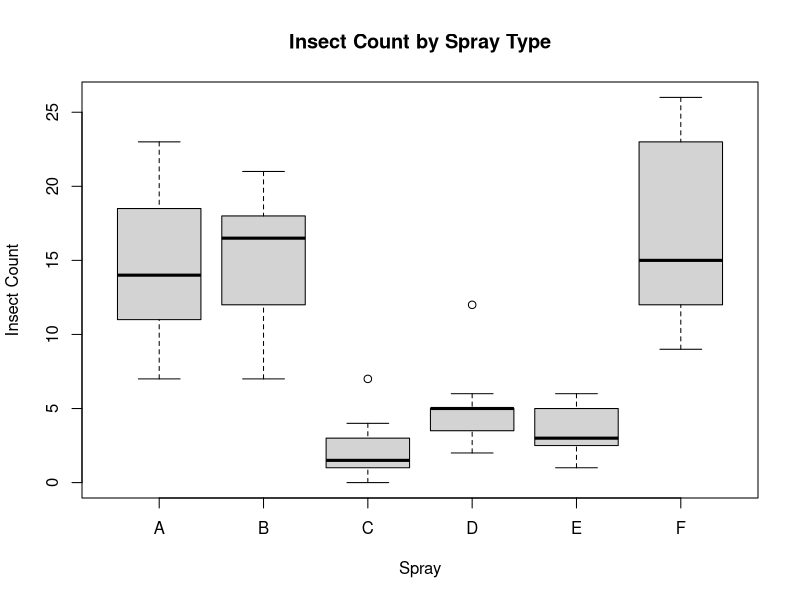

Recreate this plot in R.
# Setup and data description
data(InsectSprays)
head(InsectSprays)

# Structure and summary
str(InsectSprays) 
summary(InsectSprays) 

# Data description: The InsectSprays dataset contains 72 observations and 2 variables:The insect counts range from 0 to 26, with a mean of 9.5 and median of 7.Each spray group has 12 samples, and some sprays likely have lower insect counts (e.g., B, C), suggesting higher effectiveness.

# Ensure spray is a factor
InsectSprays$spray <- factor(InsectSprays$spray)

# Hypothesis:
# H0: The mean insect count is the same for all sprays (no effect of spray).
# H1: At least one spray type has a different mean insect count.

# Visualization
boxplot(count ~ spray, data = InsectSprays,
        main = "Insect Count by Spray Type",
        xlab  = "Spray",
        ylab  = "Insect Count")

# The boxplot shows clear differences in insect counts among spray types:
# Sprays C, D, and E have much lower insect counts, indicating higher effectiveness in reducing insect numbers.
# Sprays A, B, and F show higher median counts and greater variability, suggesting they are less effective overall.
# A few outliers are visible in some groups, but the overall pattern strongly supports the idea that some sprays are more effective than others.

# One-way ANOVA
anova_fit <- aov(count ~ spray, data = InsectSprays)
anova_summary <- summary(anova_fit)
print(anova_summary)

# The p-value for the spray factor is < 2e-16, which is far below 0.05, indicating a highly significant effect of spray type on insect count.
# This means we reject the null hypothesis and conclude that at least one spray type has a different mean insect count compared to the others.
